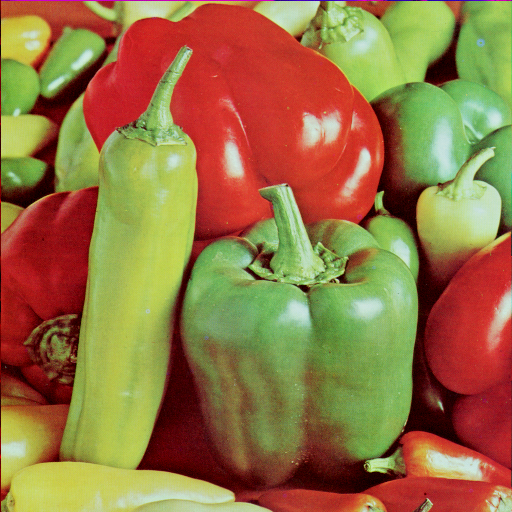
#> input picture sample.jpg, 512 x 512 px
$ python perspective_transform.py
#> lines starting #> are read from the running program, lines starting #| are printed output that depends on the picture
import cv2
import numpy as np

img = cv2.imread("sample.jpg")
#> img is the input picture: shape (512, 512, 3); mean B, G, R 66.5, 115.6, 149.8


point1 = np.float32([[100,0],[200,0],[200,200],[100,200]])

point2 = np.float32([[100,0],[200,50],[180,230],[70,120]])


P = cv2.getPerspectiveTransform(point1,point2)

print(P)

output = cv2.warpPerspective(img, P , (512,512))
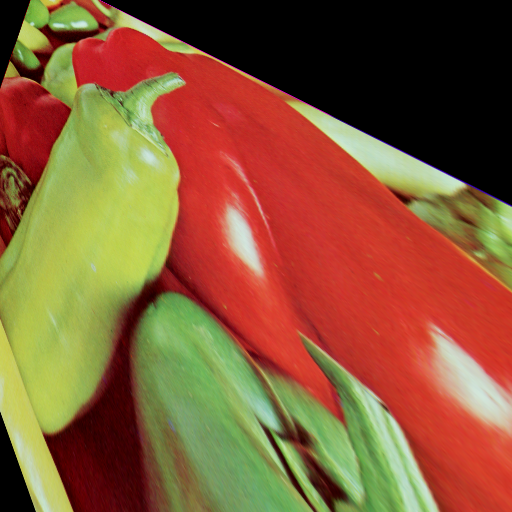
#> output: shape (512, 512, 3); mean B, G, R 54.5, 90.2, 135.2

cv2.imshow("A",img)
cv2.imshow("AA",output)

cv2.waitKey(0)

cv2.destroyAllWindows()

$ run again, with 4.1.05.tiff saved as sample.jpg
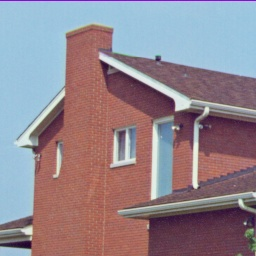
#> input picture 4.1.05.tiff, 256 x 256 px
#> img is the input picture: shape (256, 256, 3); mean B, G, R 142, 133, 146.6
#> `output = cv2.warpPerspective(img, P , (512,512))`:
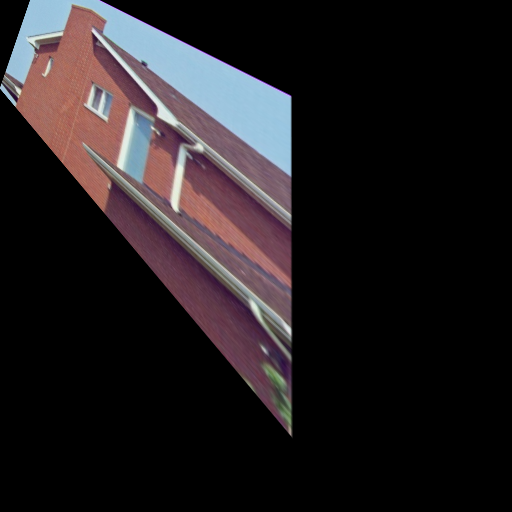
#> output: shape (512, 512, 3); mean B, G, R 31.6, 29.3, 34

$ run again, with crown.png saved as sample.jpg
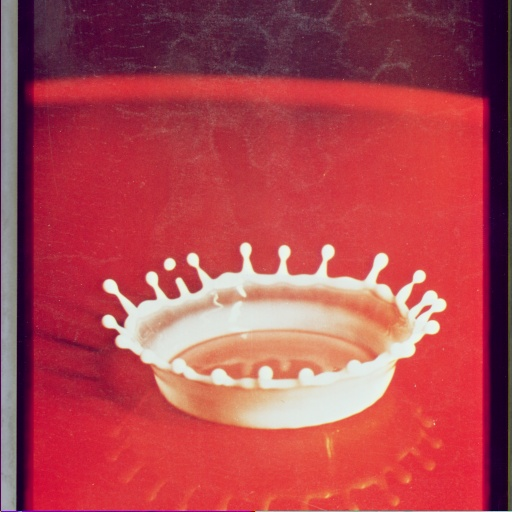
#> input picture crown.png, 512 x 512 px
#> img is the input picture: shape (512, 512, 3); mean B, G, R 79.9, 70.5, 176.3
#> `output = cv2.warpPerspective(img, P , (512,512))`:
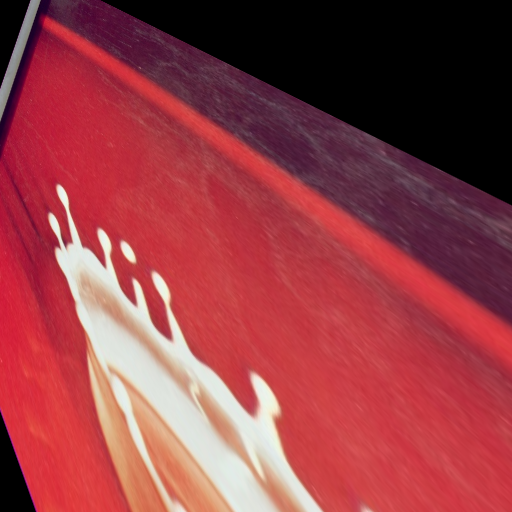
#> output: shape (512, 512, 3); mean B, G, R 68.5, 61.5, 148
